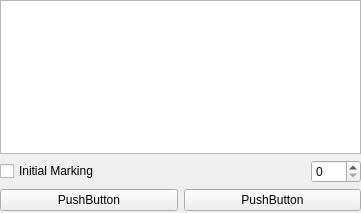
<?xml version="1.0" encoding="UTF-8"?>
<ui version="4.0">
 <class>TokenDialog</class>
 <widget class="QMainWindow" name="TokenDialog">
  <property name="geometry">
   <rect>
    <x>0</x>
    <y>0</y>
    <width>361</width>
    <height>213</height>
   </rect>
  </property>
  <property name="windowTitle">
   <string>MainWindow</string>
  </property>
  <widget class="QWidget" name="centralwidget">
   <widget class="QWidget" name="verticalLayoutWidget">
    <property name="geometry">
     <rect>
      <x>0</x>
      <y>0</y>
      <width>361</width>
      <height>211</height>
     </rect>
    </property>
    <layout class="QVBoxLayout" name="verticalLayout">
     <item>
      <widget class="QListWidget" name="listWidget"/>
     </item>
     <item>
      <layout class="QHBoxLayout" name="horizontalLayout_2">
       <item>
        <widget class="QCheckBox" name="checkBox">
         <property name="text">
          <string>Initial Marking</string>
         </property>
        </widget>
       </item>
       <item>
        <widget class="QSpinBox" name="spinBox">
         <property name="minimumSize">
          <size>
           <width>50</width>
           <height>0</height>
          </size>
         </property>
         <property name="maximumSize">
          <size>
           <width>50</width>
           <height>16777215</height>
          </size>
         </property>
        </widget>
       </item>
      </layout>
     </item>
     <item>
      <layout class="QHBoxLayout" name="horizontalLayout">
       <item>
        <widget class="QPushButton" name="pushButton">
         <property name="text">
          <string>PushButton</string>
         </property>
        </widget>
       </item>
       <item>
        <widget class="QPushButton" name="pushButton_2">
         <property name="text">
          <string>PushButton</string>
         </property>
        </widget>
       </item>
      </layout>
     </item>
    </layout>
   </widget>
  </widget>
 </widget>
 <resources/>
 <connections/>
</ui>
